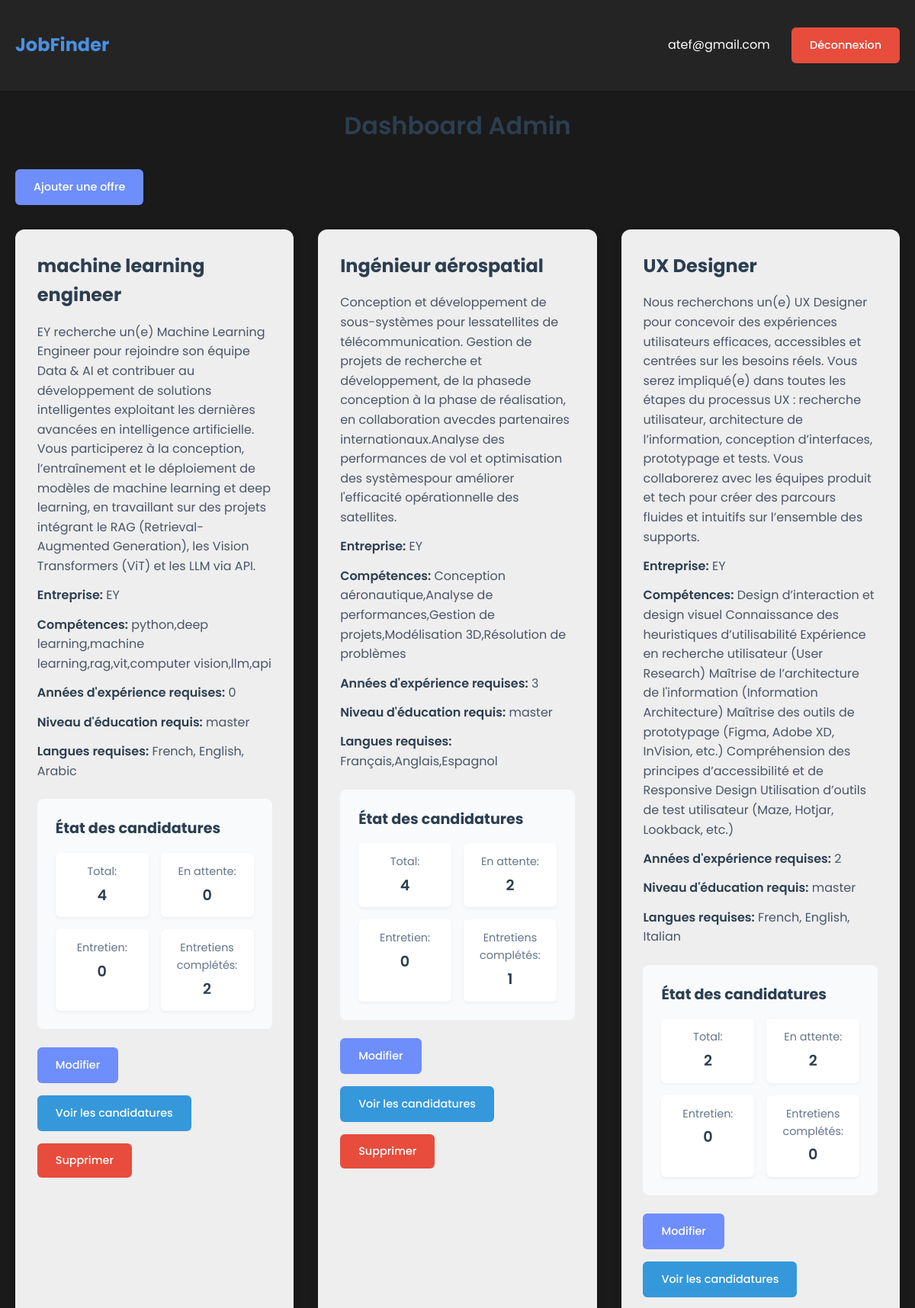
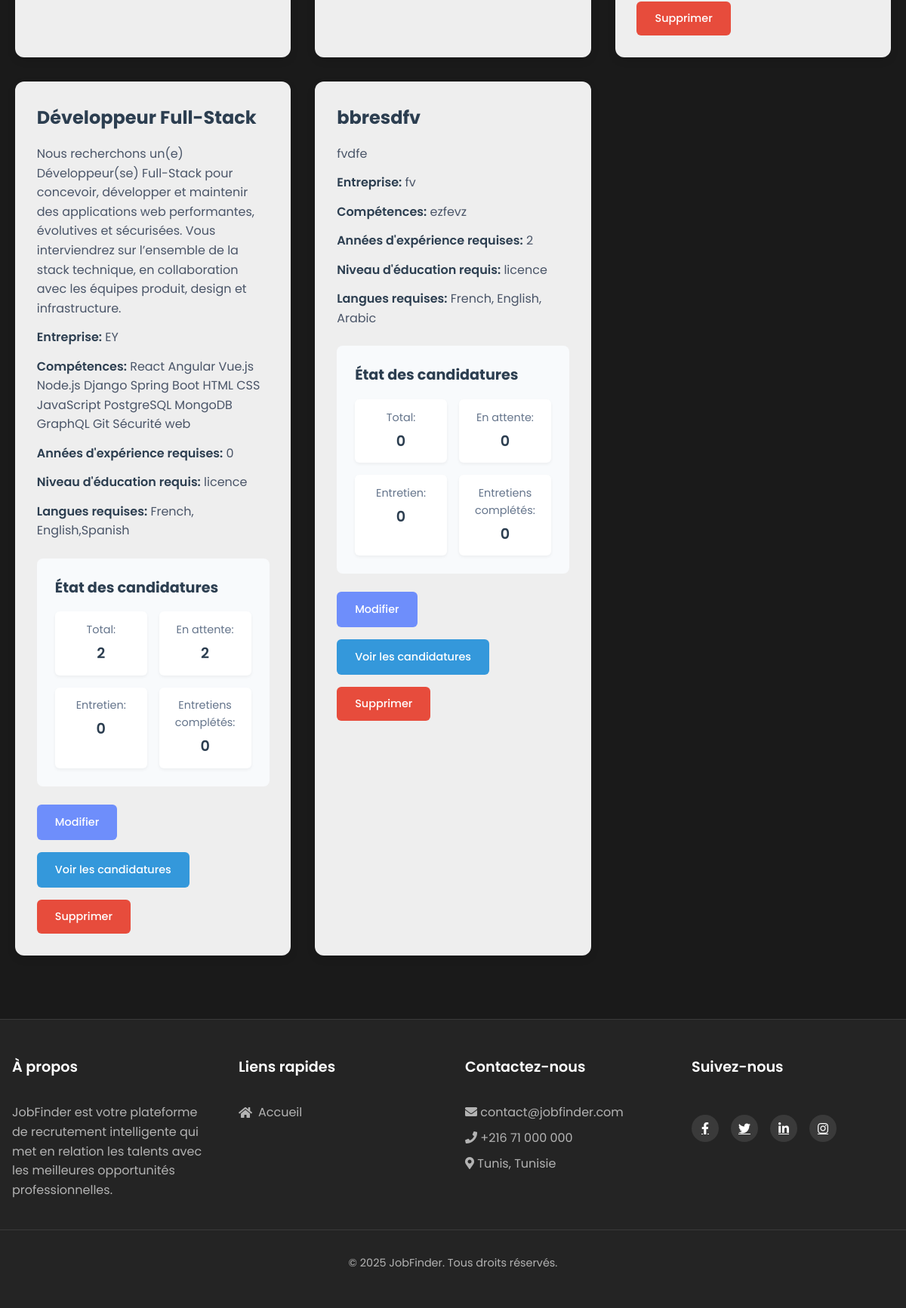
The page /admin (signed in) on the database its author committed (2 pictures, top to bottom).
### tables this page shows
CREATE TABLE job_offers (
            id INTEGER PRIMARY KEY AUTOINCREMENT,
            title TEXT NOT NULL,
            description TEXT NOT NULL,
            skills TEXT NOT NULL,
            company_name TEXT NOT NULL,
            location TEXT,
            salary TEXT,
            contract_type TEXT,
            experience INTEGER DEFAULT 0, -- Valeur par défaut pour éviter NULL
            education TEXT DEFAULT 'aucun', -- Valeur par défaut pour éviter NULL
            languages TEXT DEFAULT 'Aucune', -- Valeur par défaut pour éviter NULL
            created_by INTEGER NOT NULL,
            created_at TIMESTAMP DEFAULT CURRENT_TIMESTAMP,
            updated_at TIMESTAMP DEFAULT CURRENT_TIMESTAMP,
            FOREIGN KEY (created_by) REFERENCES users (id) ON DELETE CASCADE,
            CHECK (contract_type IN ('CDI', 'CDD', 'Stage', 'Alternance', 'Freelance', NULL))
        );

### app2.py (the view)
@app.route('/admin')
@login_required(role='admin')
def admin_dashboard():
    conn = get_db_connection()
    try:
        offers = conn.execute('''
            SELECT o.*,
                COUNT(DISTINCT a.user_id) as total_applications,
                SUM(CASE WHEN a.status = 'pending' THEN 1 ELSE 0 END) as pending_count,
                SUM(CASE WHEN a.status = 'chatbot-interview' THEN 1 ELSE 0 END) as interview_count,
                SUM(CASE WHEN a.status = 'completed' THEN 1 ELSE 0 END) as completed_count
            FROM job_offers o
            LEFT JOIN applications a ON o.id = a.offer_id
            WHERE o.created_by = ?
            GROUP BY o.id
        ''', (session['user_id'],)).fetchall()
        offers_with_counts = []
        for offer in offers:
            offer_dict = dict(offer)
            offer_dict['application_counts'] = {
                'total': offer['total_applications'] or 0,
                'pending': offer['pending_count'] or 0,
                'interview': offer['interview_count'] or 0,
                'completed': offer['completed_count'] or 0
            }
            offers_with_counts.append(offer_dict)
        return render_template('admin_dashboard.html', offers=offers_with_counts)
    except Exception as e:
        flash(f'Erreur: {str(e)}', 'error')
        return redirect(url_for('index'))
    finally:
        conn.close()

### app2.py (called while the page is built)
@app.context_processor
def inject_now():
    return {'now': datetime.utcnow()}

def get_db_connection():
    conn = sqlite3.connect('database.db')
    conn.row_factory = sqlite3.Row
    return conn

def login_required(role=None):
    def decorator(f):
        @wraps(f)
        def decorated_function(*args, **kwargs):
            if 'user_id' not in session:
                return redirect(url_for('login', next=request.url))
            if role is not None and session['role'] != role:
                return render_template('403.html'), 403
            return f(*args, **kwargs)
        return decorated_function
    return decorator

### templates/admin_dashboard.html (shortened to what this page needs)
{% extends "base.html" %}
{% block content %}
<div class="container">
    <h1 class="page-title">Dashboard Admin</h1>
    <a href="{{ url_for('create_offer') }}" class="btn btn-primary">
        Ajouter une offre
    </a>
    <div class="offers-list">
        {% for offer in offers %}
        <div class="offer-card">
            <h3>{{ offer.title }}</h3>
            <p class="offer-description">{{ offer.description }}</p>
            <p><strong>Entreprise:</strong> {{ offer.company_name }}</p>
            <p><strong>Compétences:</strong> {{ offer.skills }}</p>
            <p><strong>Années d'expérience requises:</strong> {{ offer.experience }}</p>
            <p><strong>Niveau d'éducation requis:</strong> {{ offer.education }}</p>
            <p><strong>Langues requises:</strong> {{ offer.languages }}</p>
            <div class="applications-summary">
                <h4>État des candidatures</h4>
                <ul class="status-list">
                    <li>
                        <span class="status-label">Total:</span>
                        <span class="status-count">{{ offer.application_counts.total }}</span>
                    </li>
                    <li>
                        <span class="status-label">En attente:</span>
                        <span class="status-count">{{ offer.application_counts.pending }}</span>
                    </li>
                    <li>
                        <span class="status-label">Entretien:</span>
                        <span class="status-count">{{ offer.application_counts.interview }}</span>
                    </li>
                    <li>
                        <span class="status-label">Entretiens complétés:</span>
                        <span class="status-count">{{ offer.application_counts.completed }}</span>
                    </li>
                </ul>
            </div>
            <div class="offer-actions">
                <a href="{{ url_for('edit_offer', id=offer.id) }}" class="btn btn-primary">
                    Modifier
                </a>
                <a href="{{ url_for('view_applications_route', offer_id=offer.id) }}" class="btn btn-info">
                    Voir les candidatures
                </a>
                <form action="{{ url_for('delete_offer', id=offer.id) }}" method="POST" style="display: inline;">
                    <button type="submit" class="btn btn-danger" onclick="return confirm('Êtes-vous sûr de vouloir supprimer cette offre?')">
                        Supprimer
                    </button>
                </form>
            </div>
        </div>
        {% endfor %}
    </div>
</div>
{% endblock %}

### static/styles.css (style rules this page uses)
:root { --primary-color: #4a90e2; --secondary-color: #2c3e50; --background-dark: #1a1a1a; --background-light: #242424; --text-light: #ffffff; --text-gray: #b3b3b3; --danger-color: #e74c3c; --success-color: #2ecc71; --border-radius: 8px; --box-shadow: 0 2px 4px rgba(0, 0, 0, 0.1); }
* { margin: 0; padding: 0; box-sizing: border-box; font-family: 'Poppins', sans-serif; }
body { background-color: var(--background-dark); color: var(--text-light); line-height: 1.6; }
.container { max-width: 1200px; margin: 0 auto; padding: 0 20px; }
.btn { padding: 0.5rem 1rem; border-radius: var(--border-radius); border: none; cursor: pointer; transition: all 0.3s ease; font-size: 0.9rem; text-decoration: none; display: inline-block; }
.btn-primary { background-color: var(--primary-color); color: var(--text-light); }
.btn-danger { background-color: var(--danger-color); color: var(--text-light); }
.offers-list { display: grid; grid-template-columns: repeat(auto-fill, minmax(300px, 1fr)); gap: 1.5rem; margin-top: 2rem; }
.offer-card { background-color: var(--background-light); border-radius: var(--border-radius); padding: 1.5rem; box-shadow: var(--box-shadow); }
.offer-actions { display: flex; gap: 1rem; margin-top: 1rem; }
.page-title { color: var(--text-light); text-align: center; margin-bottom: 2rem; font-weight: 600; }
.container { max-width: 1200px; margin: 0 auto; padding: 20px; }
.page-title { color: #2c3e50; font-size: 2rem; margin-bottom: 2rem; font-weight: 600; }
.btn-primary { background-color: #6e8efb; color: white; padding: 12px 24px; border-radius: 8px; text-decoration: none; display: inline-block; transition: all 0.3s ease; border: none; font-weight: 500; }
.offers-list { display: grid; grid-template-columns: repeat(auto-fill, minmax(350px, 1fr)); gap: 2rem; margin-top: 2rem; }
.offer-card { background: #eeeeee; border-radius: 12px; padding: 1.8rem; box-shadow: 0 4px 12px rgba(0, 0, 0, 0.1); transition: transform 0.3s ease, box-shadow 0.3s ease; }
.offer-card h3 { color: #2c3e50; font-size: 1.5rem; margin-bottom: 1rem; }
.offer-description { color: #666; margin-bottom: 1.5rem; line-height: 1.6; }
.offer-card p { color: #4a5568; margin-bottom: 0.8rem; }
.offer-card strong { color: #2c3e50; font-weight: 600; }
.applications-summary { background-color: #f8fafc; padding: 1.5rem; border-radius: 8px; margin: 1.5rem 0; }
.applications-summary h4 { color: #2c3e50; font-size: 1.2rem; margin-bottom: 1rem; }
.status-list { list-style: none; padding: 0; display: grid; grid-template-columns: repeat(auto-fit, minmax(120px, 1fr)); gap: 1rem; }
.status-list li { display: flex; flex-direction: column; align-items: center; text-align: center; padding: 0.8rem; background: white; border-radius: 6px; box-shadow: 0 2px 4px rgba(0, 0, 0, 0.05); }
.status-label { color: #64748b; font-size: 0.9rem; margin-bottom: 0.3rem; }
.status-count { color: #2c3e50; font-size: 1.2rem; font-weight: 600; }
.offer-actions { display: flex; gap: 1rem; margin-top: 1.5rem; flex-wrap: wrap; }
.btn { padding: 0.75rem 1.5rem; border-radius: 6px; font-weight: 500; text-decoration: none; transition: all 0.3s ease; border: none; cursor: pointer; }
.btn-info { background-color: #3498db; color: white; }
.btn-danger { background-color: #e74c3c; color: white; }

### rows shown on the page
job_offers: title "machine learning engineer", description "EY recherche un(e) Machine Learning Engineer pour rejoindre son équipe Data & AI et contribuer au développement de solutions intelligentes exploitant les dernières avancées en intelligence artificielle. Vous participerez à la conception, l’entraînement et le déploiement de modèles de machine learning et deep learning, en travaillant sur des projets intégrant le RAG (Retrieval-Augmented Generation), les Vision Transformers (ViT) et les LLM via API.", company_name "EY", skills "python,deep learning,machine learning,rag,vit,computer vision,llm,api", experience "0", education "master", languages "French, English, Arabic", application_counts.total "4", application_counts.pending "0", application_counts.interview "0", application_counts.completed "2"
job_offers: title "Ingénieur aérospatial", description "Conception et développement de sous-systèmes pour lessatellites de télécommunication. Gestion de projets de recherche et développement, de la phasede conception à la phase de réalisation, en collaboration avecdes partenaires internationaux.Analyse des performances de vol et optimisation des systèmespour améliorer l'efficacité opérationnelle des satellites.", company_name "EY", skills "Conception aéronautique,Analyse de performances,Gestion de projets,Modélisation 3D,Résolution de problèmes", experience "3", education "master", languages "Français,Anglais,Espagnol", application_counts.total "4", application_counts.pending "2", application_counts.interview "0", application_counts.completed "1"
job_offers: title "UX Designer", description "Nous recherchons un(e) UX Designer pour concevoir des expériences utilisateurs efficaces, accessibles et centrées sur les besoins réels. Vous serez impliqué(e) dans toutes les étapes du processus UX : recherche utilisateur, architecture de l’information, conception d’interfaces, prototypage et tests. Vous collaborerez avec les équipes produit et tech pour créer des parcours fluides et intuitifs sur l’ensemble des supports.", company_name "EY", skills "Design d’interaction et design visuel Connaissance des heuristiques d’utilisabilité Expérience en recherche utilisateur (User Research) Maîtrise de l’architecture de l'information (Information Architecture) Maîtrise des outils de prototypage (Figma, Adobe XD, InVision, etc.) Compréhension des principes d’accessibilité et de Responsive Design Utilisation d’outils de test utilisateur (Maze, Hotjar, Lookback, etc.)", experience "2", education "master", languages "French, English, Italian", application_counts.total "2", application_counts.pending "2", application_counts.interview "0", application_counts.completed "0"
job_offers: title "Développeur Full-Stack", description "Nous recherchons un(e) Développeur(se) Full-Stack pour concevoir, développer et maintenir des applications web performantes, évolutives et sécurisées. Vous interviendrez sur l’ensemble de la stack technique, en collaboration avec les équipes produit, design et infrastructure.", company_name "EY", skills "React Angular Vue.js Node.js Django Spring Boot HTML CSS JavaScript PostgreSQL MongoDB GraphQL Git Sécurité web", experience "0", education "licence", languages "French, English,Spanish", application_counts.total "2", application_counts.pending "2", application_counts.interview "0", application_counts.completed "0"
job_offers: title "bbresdfv", description "fvdfe", company_name "fv", skills "ezfevz", experience "2", education "licence", languages "French, English, Arabic", application_counts.total "0", application_counts.pending "0", application_counts.interview "0", application_counts.completed "0"

### other values the page prints
{{ session.get('email', 'Utilisateur') }} "atef@gmail.com"
